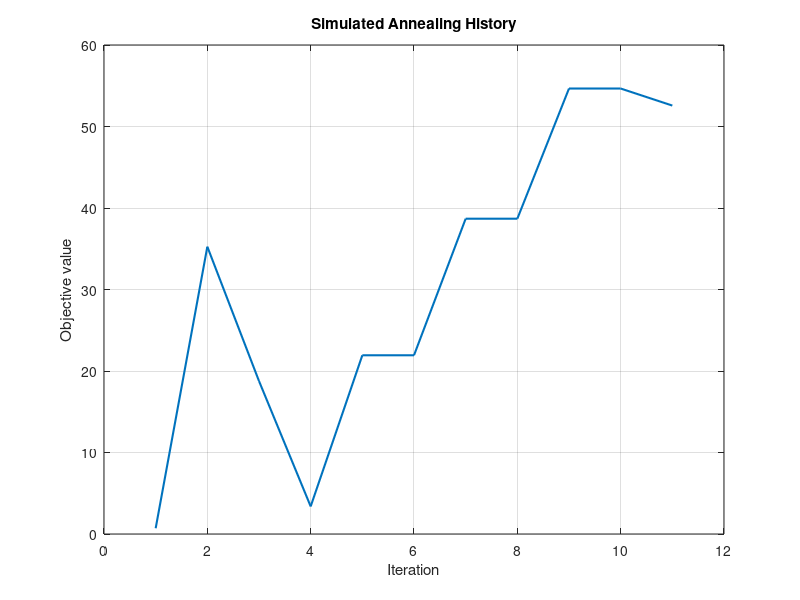

The MATLAB source for this figure:
clc; clear;

fun = @(X) X(1)^2 + X(2)^2 + 25*(sin(X(1))^2 + sin(X(2))^2);

% bounds
lb = [-2*pi , -2*pi];
ub = [2*pi , 2*pi];

% starting point
X0 = [0 0];
X  = X0;
F0 = fun(X);

% cooling settings
alpha = 0.80;
T_min = 0.10;
step_size = 0.50;

% estimate initial temperature from sampled worse moves
samples = [0 1; 0 2; 0 4];
deltas = zeros(size(samples,1),1);

for i = 1:size(samples,1)
    Fi = fun(samples(i,:));
    deltas(i) = Fi - F0;
end

deltas = deltas(deltas > 0);     % keep only worse moves
DeltaF_avg = mean(deltas);
p0 = 0.80;
T0 = -DeltaF_avg / log(p0);

T = T0;
iter = 0;
HIST = [];

while iter <= 10
    iter = iter + 1;

    % generate neighbor
    X_NEW = X + step_size*randn(1,2);

    % apply bounds
    X_NEW = min(max(X_NEW, lb), ub);

    F_NEW = fun(X_NEW);
    deltaF = F_NEW - F0;

    if deltaF<= 0
        P = 1;
    else
        P = 1/(1+exp(-deltaF/T));
    end

    if rand<P
        X = X_NEW;
        F0 = F_NEW;
    end

    HIST(iter,1) = iter;
    HIST(iter,2) = F0;
    HIST(iter,3) = T;
    HIST(iter,4) = X_NEW(1);
    HIST(iter,5) = X_NEW(2);

    T = alpha * T;
end

X_best = X;
F_best = F0;

plot(HIST(:,1), HIST(:,2), 'LineWidth', 1.5);
xlabel('Iteration');
ylabel('Objective value');
title('Simulated Annealing History');
grid on;
